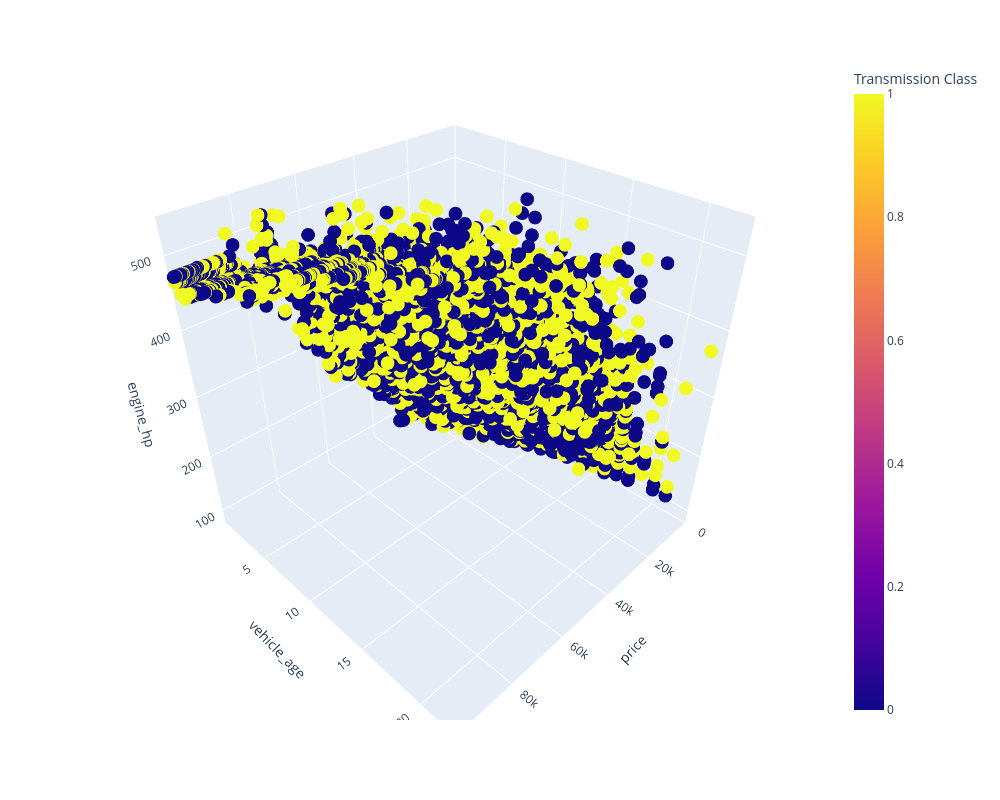

Notebook source saved alongside this figure:
### Code cell
fig = px.scatter_3d(df_new2, x='price', y='vehicle_age', z='engine_hp',
              color='Transmission Class')
fig.update_layout(
    width=1000,   # increase this for wider figure
    height=800,
    scene=dict(
        xaxis=dict(range=[0, 100000])))
fig.show()

### Figure 1 — Plotly figure (JSON) as saved in the notebook; plotly's stock layout.template omitted (floating-point values rounded to 4 significant figures; data arrays with more than 128 entries replaced by an {"elided": "..."} marker saying what was removed)
{"data": [{"hovertemplate": "price=%{x}<br>vehicle_age=%{y}<br>engine_hp=%{z}<br>Transmission Class=%{marker.color}<extra></extra>", "legendgroup": "", "marker": {"color": {"elided": "29379 int values"}, "coloraxis": "coloraxis", "symbol": "circle"}, "mode": "markers", "name": "", "scene": "scene", "showlegend": false, "type": "scatter3d", "x": {"elided": "29379 float values"}, "y": {"elided": "29379 float values"}, "z": {"elided": "29379 float values"}}], "layout": {"coloraxis": {"colorbar": {"title": {"text": "Transmission Class"}}, "colorscale": [[0, "#0d0887"], [0.1111, "#46039f"], [0.2222, "#7201a8"], [0.3333, "#9c179e"], [0.4444, "#bd3786"], [0.5556, "#d8576b"], [0.6667, "#ed7953"], [0.7778, "#fb9f3a"], [0.8889, "#fdca26"], [1, "#f0f921"]]}, "height": 800, "legend": {"tracegroupgap": 0}, "margin": {"t": 60}, "scene": {"domain": {"x": [0, 1], "y": [0, 1]}, "xaxis": {"range": [0, 100000], "title": {"text": "price"}}, "yaxis": {"title": {"text": "vehicle_age"}}, "zaxis": {"title": {"text": "engine_hp"}}}, "width": 1000}}
